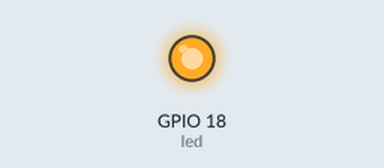
The program below on a simulated Raspberry Pi (BCM pin numbers). On the bench: output pins drawn as LEDs (lit = HIGH). What the program prints to the terminal is not drawn.

Above: at 1.6 s.
At 4.7 s:
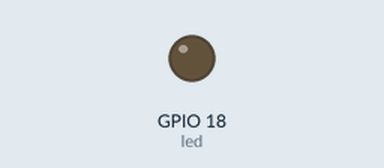
Timing chart, 0 to 5.1 s (numbered marks = the images above):
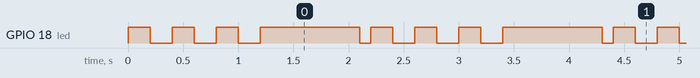

The program:

pulse.py
```python
import RPi.GPIO as GPIO
import time
GPIO.setmode( GPIO.BCM )
GPIO.setwarnings( 0 )

print( "GPIO pulse" )

def pulse( pin_nr, high_time, low_time ):
   """
   Geef een puls op de pin:
   Maak de pin pin_nr hoog, wacht high_time,
   maak de pin laag, en wacht nog low_time
   """
   GPIO.output(pin_nr, GPIO.HIGH)
   time.sleep(high_time)
   GPIO.output(pin_nr, GPIO.LOW)
   time.sleep(low_time)

led = 18
GPIO.setup( led, GPIO.OUT )
while True:
   pulse( led, 0.2, 0.2 )
   pulse(led, 0.2, 0.2)
   pulse(led, 0.2, 0.2)
   pulse(led, 0.9, 0.1)
```

Measured:
- by itself, GPIO 18 (led): repeats every 2.2 s: 2 × (LOW 0.20 s, HIGH 0.20 s), LOW 0.20 s, HIGH 0.90 s, LOW 0.10 s, HIGH 0.20 s
- by itself, everything shown: repeats every 2.2 s, in 8 steps
